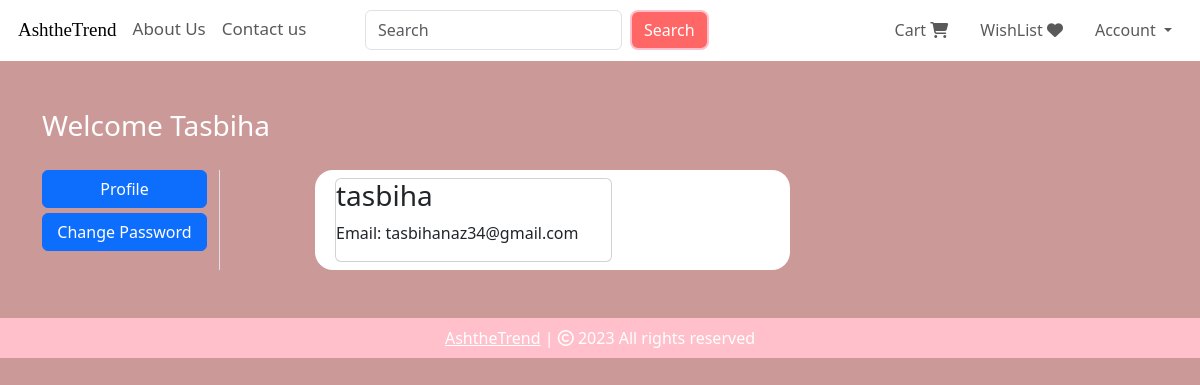
The page /profile/2 (signed in) on the database its author committed.
### website/models.py (models this page shows, shortened)
class Customer(db.Model,UserMixin): # db.model is a db and usermixin will allow for user authetication
    id = db.Column(db.Integer, primary_key=True)
    email = db.Column(db.String(100), unique=True)
    username = db.Column(db.String(100))
    password_hash = db.Column(db.String(150))
    date_joined = db.Column(db.DateTime(), default=datetime.utcnow)
    cart_items = db.relationship('Cart', backref=db.backref('customer', lazy=True))
    orders = db.relationship('Order', backref=db.backref('customer', lazy=True))
    @property
    def password(self):
        raise AttributeError ("Password is not a readable attribute")

### website/auth.py (the view)
@auth.route('/profile/<int:customer_id>') # profile/1,2,3,4,(profile for customer 1,2,3,4...
@login_required
def profile(customer_id):
    customer = Customer.query.get(customer_id)
    print(f"Customer Id: {customer_id}")
    return render_template('profile.html', customer=customer)

### website/templates/profile.html (shortened to what this page needs)
{% extends 'index.html' %}
{% block body %}
<div class="container my-5">
    <div class="row">
        <h3 style="color: white;">Welcome <span class="text-capitalize">{{ customer.username }}</span></h3>
        <div class="col-sm-2 border-end" style="margin-top: 20px;">
            <ul class="list-unstyled">
                <li class="d-grid"><a href="#" class="btn btn-primary">Profile</a></li>
                <li class="d-grid"><a href="/change_password/{{ customer.id }}" class="btn btn-primary" style="margin-top: 5px;">Change Password</a></li>
            </ul>
        </div>
        <div class="col-sm-5 offset-sm-1" style="background-color: white; border-radius: 18px; margin-top: 20px;">
            <div class="row">
                <div class="col-sm-8">
                    <div class="card m-2">
                        <h3>{{ customer.username }}</h3>
                        <p>Email: {{ customer.email }}</p>
                    </div>
                </div>
            </div>
        </div>
    </div>
</div>
{% endblock %}

### rows shown on the page
Customer: username "Tasbiha", username "tasbiha", email "tasbihanaz34@gmail.com"
